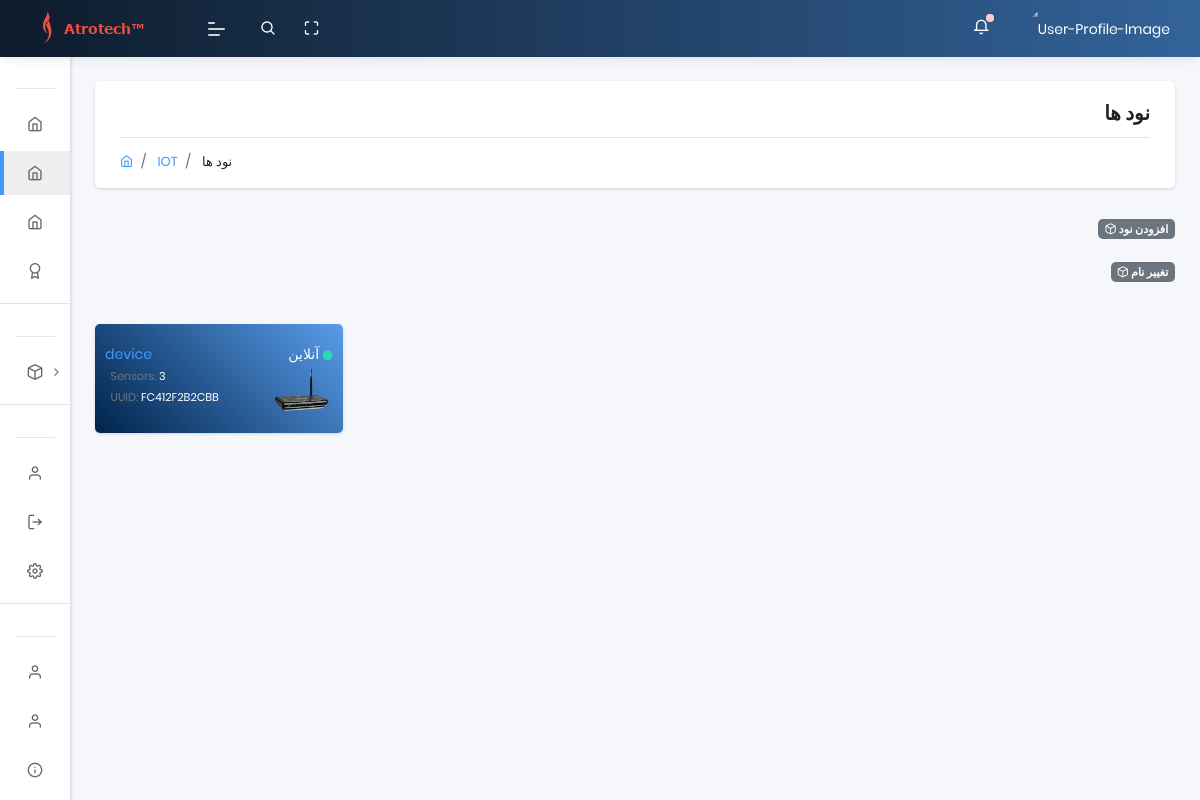
The page /nodes (signed in) on the database as committed earlier.
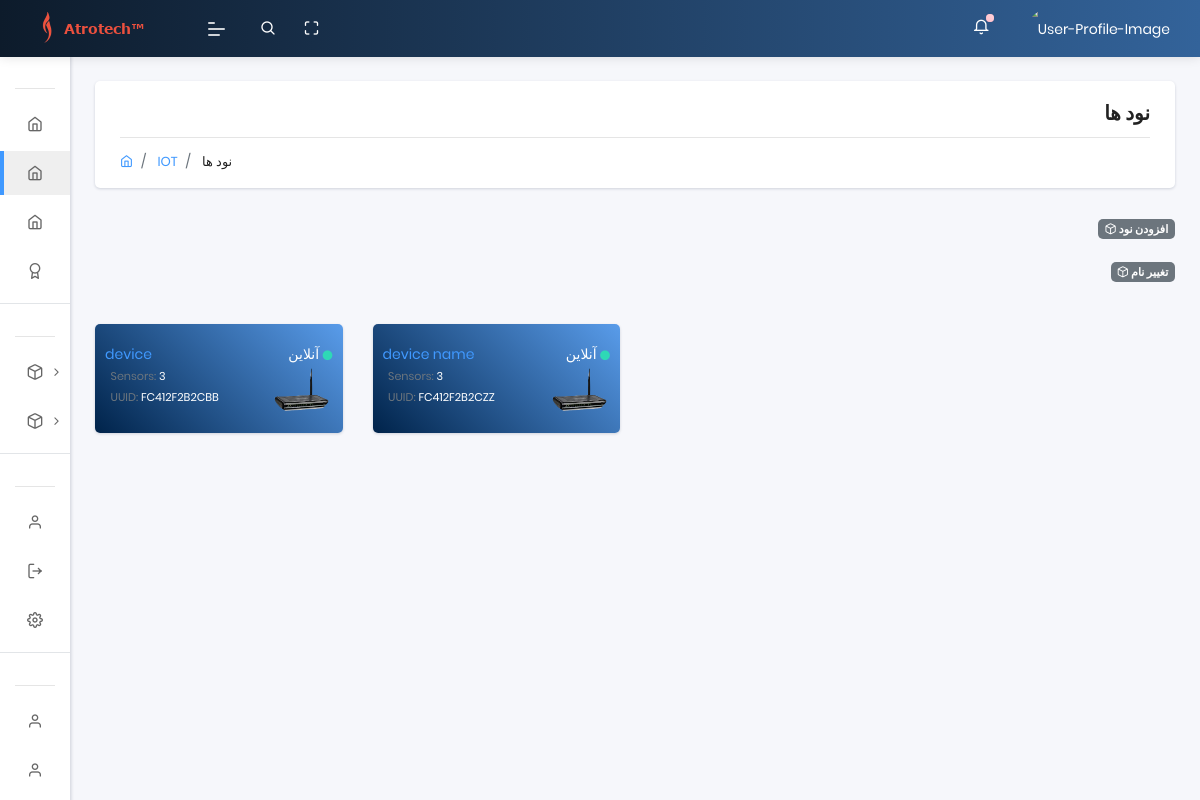
The same page on the database as committed later.
### app/models.py (models this page shows, shortened)
class Rom(models.Model):
    name = models.CharField(max_length=40, default='device name')
    UUID = models.CharField(max_length=20)
    family_id = models.CharField(max_length=20)
    node_id = models.CharField(max_length=20)
    updated_on = models.DateTimeField(auto_now= True)
    created_on = models.DateTimeField()
    def get_absolute_url(self):
        return reverse('app:nodes_detail',args=[self.id])

### app/views.py (the view)
# urls.py: path('nodes', views.nodes, name='nodes'),
@login_required(login_url="/login/")
def nodes(request):
    uuid = models.User_uuid.objects.filter(user=request.user).values('UUID')
    devices = models.Rom.objects.filter(UUID__in=uuid, family_id='01')
    device_name_Form = Device_name_Form(request.POST)
    user_uuid_Form = User_uuidForm(request.POST, instance=request.user)
    if request.method == 'POST':
        if device_name_Form.is_valid():
            uuid = device_name_Form.cleaned_data['Device_UUID']
            obj = get_object_or_404(models.Rom, UUID=uuid, family_id='01')
            obj.name = device_name_Form.cleaned_data['Device_name']
            obj.save()
            context = {'user_uuid_Form': user_uuid_Form, 'devices':devices, 'device_name_Form':device_name_Form}
            return render(request, 'nodes.html', context)
        if user_uuid_Form.is_valid():
            obj = User_uuid()
            obj.UUID = user_uuid_Form.cleaned_data['UUID']
            obj.user = user_uuid_Form.created_by=request.user
            obj.save()
            context = {'user_uuid_Form': user_uuid_Form, 'devices':devices, 'device_name_Form':device_name_Form}
            return render(request, 'nodes.html', context)
    else:
        user_uuid_Form = User_uuidForm(request.POST)
    context = {'user_uuid_Form':user_uuid_Form, 'devices':devices, 'device_name_Form':device_name_Form}
    context['segment'] = 'nodes'
    html_template = loader.get_template( 'nodes.html' )
    return HttpResponse(html_template.render(context, request))

### templates/nodes.html (shortened to what this page needs)
{% extends "layouts/base.html" %}
{% block content %}
    <section class="pcoded-main-container">
        <div class="pcoded-content">
          <div class="page-header">
            <div class="page-block">
              <div class="row align-items-center">
                <div class="col-md-12">
                  <div class="page-header-title" align="right" dir="rtl">
                    <h5 class="m-b-10"> نود ها </h5>
                  </div>
                  <ul class="breadcrumb">
                    <li class="breadcrumb-item"><a href="index.html"><i class="feather icon-home"></i></a></li>
                    <li class="breadcrumb-item"><a href="#!"> IOT </a></li>
                    <li class="breadcrumb-item"><a href="#!"> نود ها </a></li>
                  </ul>
                </div>
              </div>
            </div>
          </div>
          <div align="right" dir="rtl">
              <a href="#!" class="badge badge-secondary collapsible"> افزودن نود  <i class="feather icon-box"></i> </a>
              <div class="collapsiblecontent">
              </div>
           </div>
           <div align="right" dir="rtl">
               <a href="#!" class="badge badge-secondary collapsible"> تغییر نام <i class="feather icon-box"></i> </a>
               <div class="collapsiblecontent">
               </div>
            </div>
          <br>
        <div class="row">
          {% for Rom in devices %}
            <div class="col-sm-3">
                <div class="card bg-c-blue order-card">
                    <div class="card-body">
                        <p class="m-b-0"> <a href="{{ Rom.get_absolute_url }}">{{ Rom.name }}</a> <span class="float-right"> آنلاین <i style="font-size:10px;" class="fas fa-circle text-success"></i> </span></p>
                        <div class="row">
                          <div class="col-md-7">
                            <p>
                              <small>
                                 &nbsp;&nbsp;<span class="text-muted">Sensors:</span> 3
                                 <br>
                                 &nbsp;&nbsp;<span class="text-muted">UUID:</span> {{ Rom.UUID }}
                               </small>
                             </p>
                          </div>
                          <div class="col-md-5">
                            <img src="/static/assets/images/user/device.png" width="60px" class="img-radius float-right" alt="User-Profile-Image">
                          </div>
                        </div>
                    </div>
                </div>
            </div>
          {% endfor %}
       </div>
     </div>
 </section>
{% endblock content %}

### templates/layouts/base.html (shortened to what this page needs)
<!DOCTYPE html>
<html lang="en">
<head>
    <link rel="stylesheet" href="/static/assets/css/style.css">
</head>
<body class="">
    {% include 'includes/sidebar.html' %}
    {% include 'includes/navigation.html' %}
    {% block content %}{% endblock content %}
</body>
</html>

### templates/includes/sidebar.html (shortened to what this page needs)
	<nav class="pcoded-navbar menupos-fixed menu-light ">
		<div class="navbar-wrapper  ">
			<div class="navbar-content scroll-div " >
				<ul class="nav pcoded-inner-navbar ">
					<li class="nav-item pcoded-menu-caption">
					</li>
					<li class="nav-item">
					    <a href="/" class="nav-link ">
                <span class="pcoded-micon"> <i class="feather icon-home"></i> </span>
							</a>
					</li>
					<li class="nav-item">
					    <a href="{% url 'app:nodes' %}" class="nav-link ">
                <span class="pcoded-micon"> <i class="feather icon-home"></i> </span>
							</a>
					</li>
					<li class="nav-item">
					    <a href="{% url 'app:sensors' %}" class="nav-link ">
                <span class="pcoded-micon"> <i class="feather icon-home"></i> </span>
							</a>
					</li>
					<li class="nav-item">
					    <a href="#" class="nav-link ">
                <span class="pcoded-micon"> <i class="feather icon-award"></i> </span>
							</a>
					</li>
					<li class="nav-item pcoded-menu-caption">
					</li>
					{% for Rom in devices %}
					<li class="nav-item pcoded-hasmenu">
						<a href="#!" class="nav-link "><span class="pcoded-micon"><i class="feather icon-box"></i></span><span class="pcoded-mtext"> {{ Rom.name }} </span></a>
					</li>
					{% endfor %}
					<li class="nav-item pcoded-menu-caption">
					</li>
					<li class="nav-item">
					    <a href="/profile" class="nav-link "><span class="pcoded-micon">
						    <i class="feather icon-user"></i></span><span class="pcoded-mtext"> پروفایل </span>
						  </a>
					</li>
					<li class="nav-item">
					    <a href="{% url 'logout' %}" class="nav-link "><span class="pcoded-micon">
						    <i class="feather icon-log-out"></i></span><span class="pcoded-mtext"> خروج </span>
						  </a>
					</li>
					<li class="nav-item">
					    <a target="_blank" rel="noopener" href="https://appseed.us/support" class="nav-link "><span class="pcoded-micon">
						    <i class="feather icon-settings"></i></span><span class="pcoded-mtext"> تنظیمات </span>
					  	</a>
					</li>
					<li class="nav-item pcoded-menu-caption">
					</li>
					<li class="nav-item">
					    <a href="{% url 'logout' %}" class="nav-link "><span class="pcoded-micon">
						    <i class="feather icon-user"></i></span><span class="pcoded-mtext"> مستندات </span>
						  </a>
					</li>
					<li class="nav-item">
					    <a href="{% url 'logout' %}" class="nav-link "><span class="pcoded-micon">
						    <i class="feather icon-user"></i></span><span class="pcoded-mtext"> سوالات متداول </span>
						  </a>
					</li>
					<li class="nav-item">
					    <a target="_blank" rel="noopener" href="https://appseed.us/support" class="nav-link "><span class="pcoded-micon">
						    <i class="feather icon-info"></i></span><span class="pcoded-mtext"> پشتیبانی </span>
					  	</a>
					</li>
<br><hr><br>
				</ul>
			</div>
		</div>
	</nav>

### templates/includes/navigation.html (shortened to what this page needs)
	<header class="navbar pcoded-header navbar-expand-lg navbar-light headerpos-fixed header-blue">
        <div class="m-header">
            <a class="mobile-menu" id="mobile-collapse" href="#!"><span></span></a>
            <a href="#!" class="b-brand">
                <img src="/static/assets/images/logo.png" alt="" class="logo">
            </a>
        </div>
        <div class="collapse navbar-collapse">
            <ul class="navbar-nav mr-auto">
                <li class="nav-item">
                    <a href="#!" class="pop-search"><i class="feather icon-search"></i></a>
                </li>
                <li class="nav-item">
                    <a href="#!" class="full-screen" onclick="javascript:toggleFullScreen()"><i class="feather icon-maximize"></i></a>
                </li>
            </ul>
            <ul class="navbar-nav ml-auto">
                <li>
                    <div class="dropdown">
                        <a class="dropdown-toggle" href="#" data-toggle="dropdown"><i class="icon feather icon-bell"></i><span class="badge bg-danger"></span></a>
                    </div>
                </li>
                <li>
                    <div class="dropdown drp-user">
                        <a href="#!" class="dropdown-toggle" data-toggle="dropdown">
                            <img src="/static/assets/images/user/default.png" class="img-radius wid-40" alt="User-Profile-Image">
                        </a>
                    </div>
                </li>
            </ul>
        </div>
    </header>

Rows that differ between the two databases and show on the page:
added Rom: name "device name", UUID "FC412F2B2CZZ"
